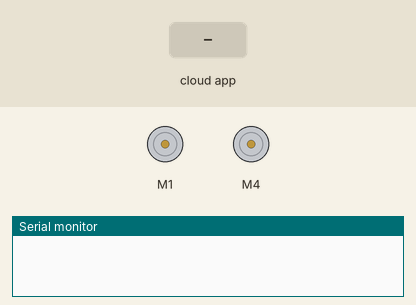
Recording of a sketch running on a simulated Arduino Uno, built with avr-gcc and run on an emulated ATmega328P. On the bench: 2 × DC motor (green arrow = forward, orange = backward, longer = faster), the last lines printed to the serial monitor. Inputs (shaded band) come from the test bench. The ROS host is connected and sends only what is stated.

Above: at 1.2 s.
1.3 s: the phone or cloud app sets motor_forward to 0
At 2.5 s:
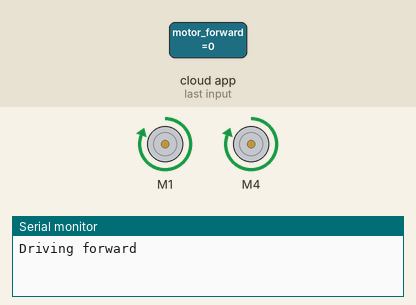
2.8 s: the phone or cloud app sets motor_stop to 0
At 3.7 s:
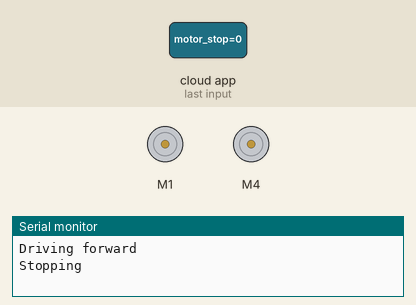
4.3 s: the phone or cloud app sets motor_backward to 0
At 4.8 s:
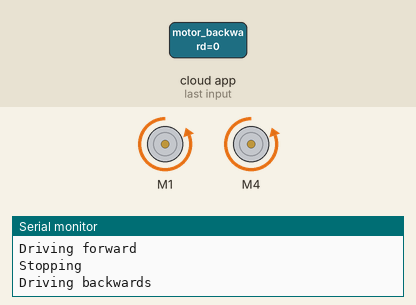
5.8 s: the phone or cloud app sets motor_left to 0
At 7.0 s:
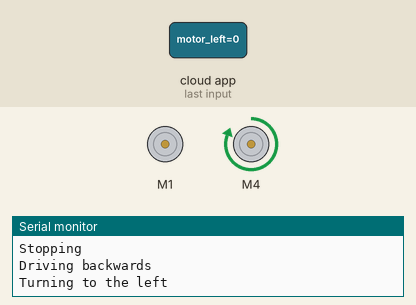
7.3 s: the phone or cloud app sets motor_right to 0
At 8.2 s:
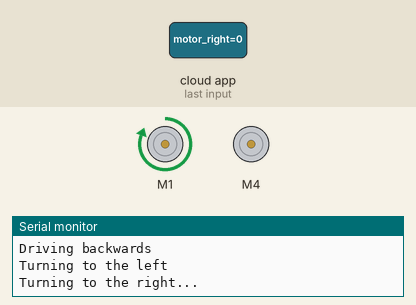
8.8 s: the phone or cloud app sets motor_spin_left to 0
At 9.5 s:
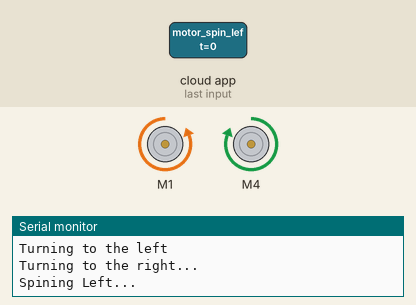
Timing chart, 0 to 11.3 s (numbered marks = the images above; inputs shaded):
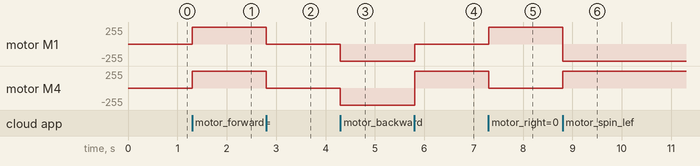

Measured:
- after the input at 1.3 s, motor M1, motor M4: stopped → forward 255/255 at once
- after the input at 2.8 s, motor M1, motor M4: forward 255/255 → stopped at once
- after the input at 4.3 s, motor M1, motor M4: stopped → backward 255/255 at once
- after the input at 5.8 s, motor M1: backward 255/255 → stopped at once; motor M4: backward 255/255 → forward 255/255 at once
- after the input at 7.3 s, motor M1: stopped → forward 255/255 at once; motor M4: forward 255/255 → stopped at once
- after the input at 8.8 s, motor M1: forward 255/255 → backward 255/255 at once; motor M4: stopped → forward 255/255 at once

The sketch:

Motor-Control-ROS.ino
```cpp
// Student Arnoldas Jurkus

// Student ID - 1801***

// University - Bedforshire Luton Campus

// Course - AI and Mobile Robots

// This is a ROSSERIAL ROBOT CONTROL PROGRAM

// TO CONTROL THIS:
// Open cmd -> roscore
// Open another cmd -> rosrun rosserial_python serial_node.py /dev/ttyACM0
// (ACM0 is your USB port), (Will throw error if Bluetooth is connected)
// Open another cmd -> rostopic pub motor_forward std_msgs/String 'string'
// (Publisher sends a message 'message_forward to Subscriber)
// When Changes been made in Arduino, before uploading kill the roscore, rosrun USB topics

// Including Adafruit Motorshield V1
#include <AFMotor.h>

// Including ROS
#include <ros.h>

// Including Message Type
#include <std_msgs/String.h>

// Including Motor Declaration to use with Motor Shield V1
AF_DCMotor motor_Right(1); //M1
AF_DCMotor motor_Left(4); //M4

// Declaring ROS Node
ros::NodeHandle  nh;

// Functions for Subsribers

// Function 'MOVE FORWARD' in ROS Style ( Message, Type)
void message_forward( const std_msgs::String& toggle_msg){

  // Includes forward function
  forward();

}

// Function 'ROBOT MOVEMENT PAUSE' in ROS Style ( Message, Type)
void message_pause( const std_msgs::String& toggle_msg){

  // Includes stop function
  stopping();

}

// Function 'MOVE BACKWARD' in ROS Style ( Message, Type)
void message_backward( const std_msgs::String& toggle_msg){

  // Includes backward function
  backward();

}

// Function 'MOVE LEFT' in ROS Style ( Message, Type)
void message_left( const std_msgs::String& toggle_msg){

  // Includes left function
  left();

}

// Function 'MOVE RIGHT' in ROS Style ( Message, Type)
void message_right( const std_msgs::String& toggle_msg){

  // Includes right function
  right();

}

// Function 'SPIN LEFT' in ROS Style ( Message, Type)
void message_spin_left( const std_msgs::String& toggle_msg){

  // Includes spin to the left function
  spinLeft();

}

// Function 'SPIN RIGHT' in ROS Style ( Message, Type)
void message_spin_right( const std_msgs::String& toggle_msg){

  // Includes spin to the right function
  spinRight();

}

// You can change 'sub' to any other variable to declare more than one Subscriber
// "motor_forward" can be changed to any other variable

// ROS SUBSCRIBER, Subscribes to message forward and robot moves forward
ros::Subscriber<std_msgs::String> sub("motor_forward", &message_forward);

// ROS SUBSCRIBER, Subscribes to message pause and robot pauses
ros::Subscriber<std_msgs::String> sub1("motor_stop", &message_pause);

// ROS SUBSCRIBER, Subscribes to message backward and robot moves backward
ros::Subscriber<std_msgs::String> sub2("motor_backward", &message_backward);

// ROS SUBSCRIBER, Subscribes to message left and robot moves left
ros::Subscriber<std_msgs::String> sub3("motor_left", &message_left);

// ROS SUBSCRIBER, Subscribes to message right and robot moves right
ros::Subscriber<std_msgs::String> sub4("motor_right", &message_right);

// ROS SUBSCRIBER, Subscribes to message spin left and robot spins left
ros::Subscriber<std_msgs::String> sub5("motor_spin_left", &message_spin_left);

// ROS SUBSCRIBER, Subscribes to message spin right and robot spins right
ros::Subscriber<std_msgs::String> sub6("motor_spin_right", &message_spin_right);

void setup()
{
  Serial.begin(9600);

  // Initializing Node function
  nh.initNode();

  // Node Subsribes to 'sub' which is Motor Forward Message
  nh.subscribe(sub);

  // Node Subsribes to 'sub1' which is Motor Stop Message
  nh.subscribe(sub1);

  // Node Subsribes to 'sub2' which is Motor Backward Message
  nh.subscribe(sub2);

  // Node Subsribes to 'sub3' which is Motor Left Message
  nh.subscribe(sub3);

  // Node Subsribes to 'sub4' which is Motor Right Message
  nh.subscribe(sub4);

  // Node Subsribes to 'sub5' which is Motor Spin Left Message
  nh.subscribe(sub5);

  // Node Subsribes to 'sub6' which is Motor Spin Right Message
  nh.subscribe(sub6);
}

void loop()
{
  // Node Spins once function
  nh.spinOnce();

  // Declaring 1s delay
  delay(1);
}

// Drive forward function
void forward()
{
  Serial.println("Driving forward");

  // You need to set a speed to work
  motor_Right.setSpeed(255);

  // Motor .run built in ADAFRUIT Motor Shield functionality
  motor_Right.run(FORWARD);

  // You need to set a speed to work
  motor_Left.setSpeed(255);

  // Motor .run built in ADAFRUIT Motor Shield functionality
  motor_Left.run(FORWARD);
}

// Drive backward function
void backward()
{
  Serial.println("Driving backwards");

  // You need to set a speed to work
  motor_Right.setSpeed(255);

  // Motor .run built in ADAFRUIT Motor Shield functionality
  motor_Right.run(BACKWARD);

  // You need to set a speed to work
  motor_Left.setSpeed(255);

  // Motor .run built in ADAFRUIT Motor Shield functionality
  motor_Left.run(BACKWARD);
}

// Drive left function
void left()
{
  Serial.println("Turning to the left");

  // You need to set a speed to work
  motor_Right.setSpeed(255);

  // Motor .run built in ADAFRUIT Motor Shield functionality
  motor_Right.run(RELEASE);

  // You need to set a speed to work
  motor_Left.setSpeed(255);

  // Motor .run built in ADAFRUIT Motor Shield functionality
  motor_Left.run(FORWARD);
}

// Drive right function
void right()
{
  Serial.println("Turning to the right...");

  // You need to set a speed to work
  motor_Right.setSpeed(255);

  // Motor .run built in ADAFRUIT Motor Shield functionality
  motor_Right.run(FORWARD);

  // You need to set a speed to work
  motor_Left.setSpeed(255);

  // Motor .run built in ADAFRUIT Motor Shield functionality
  motor_Left.run(RELEASE);
}

// Stop driving function
void stopping()
{
  Serial.println("Stopping");

  // You need to set a speed to work
  motor_Right.setSpeed(0);

  // Motor .run built in ADAFRUIT Motor Shield functionality
  motor_Right.run(RELEASE);

  // You need to set a speed to work
  motor_Left.setSpeed(0);

  // Motor .run built in ADAFRUIT Motor Shield functionality
  motor_Left.run(RELEASE);
}

// Spin around to the right function
void spinRight()
{
  Serial.println("I am spinning to the right");

  // You need to set a speed to work
  motor_Right.setSpeed(255);

  // Motor .run built in ADAFRUIT Motor Shield functionality
  motor_Right.run(FORWARD);

  // You need to set a speed to work
  motor_Left.setSpeed(255);

  // Motor .run built in ADAFRUIT Motor Shield functionality
  motor_Left.run(BACKWARD);
}

// Spin around to the left function
void spinLeft()
{
  Serial.println("Spining Left...");

  // You need to set a speed to work
  motor_Right.setSpeed(255);

  // Motor .run built in ADAFRUIT Motor Shield functionality
  motor_Right.run(BACKWARD);

  // You need to set a speed to work
  motor_Left.setSpeed(255);

  // Motor .run built in ADAFRUIT Motor Shield functionality
  motor_Left.run(FORWARD);
}
```
